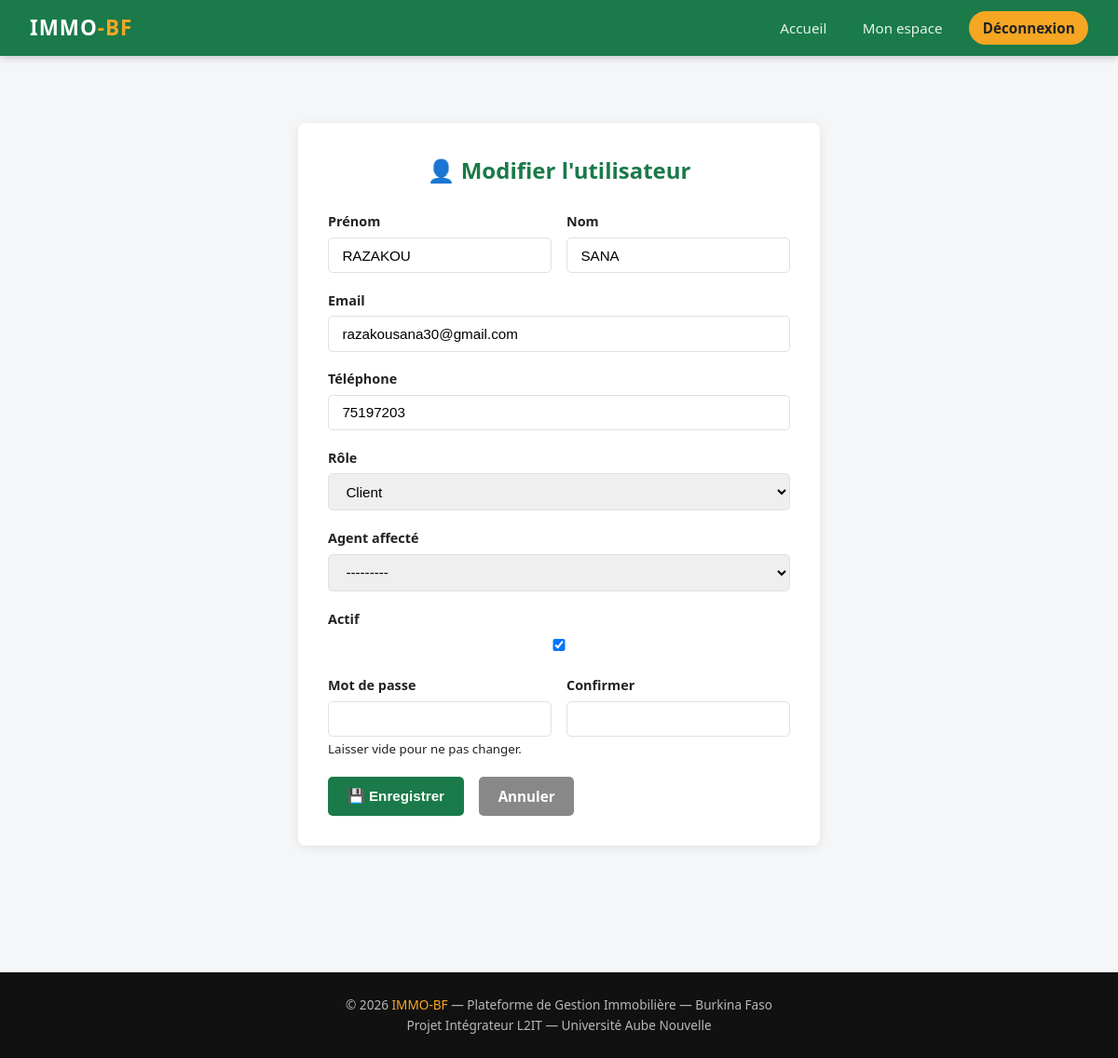
Page /manager/utilisateurs/modifier/2/ (signed in) on the committed database.
### immobilier/models.py (models this page shows, shortened)
class Utilisateur(AbstractBaseUser, PermissionsMixin):
    ROLE_CHOICES = [
        ('visiteur', 'Visiteur'),
        ('client', 'Client'),
        ('bailleur', 'Bailleur'),
        ('agent', 'Agent'),
        ('manager', 'Manager'),
    ]
    email = models.EmailField(unique=True, verbose_name="Email")
    nom = models.CharField(max_length=100, verbose_name="Nom")
    prenom = models.CharField(max_length=100, verbose_name="Prénom")
    telephone = models.CharField(max_length=20, blank=True, verbose_name="Téléphone")
    role = models.CharField(max_length=20, choices=ROLE_CHOICES, default='client', verbose_name="Rôle")
    is_active = models.BooleanField(default=True)
    is_staff = models.BooleanField(default=False)
    date_inscription = models.DateTimeField(default=timezone.now)
    agent_affecte = models.ForeignKey(
        'self', null=True, blank=True,
        on_delete=models.SET_NULL,
        related_name='clients_affectes',
        limit_choices_to={'role': 'agent'},
        verbose_name="Agent affecté"
    )
    objects = UtilisateurManager()
    USERNAME_FIELD = 'email'
    REQUIRED_FIELDS = ['nom', 'prenom']
    class Meta:
        verbose_name = "Utilisateur"
        verbose_name_plural = "Utilisateurs"

### immobilier/views.py (the view)
# urls.py: path('manager/utilisateurs/modifier/<int:pk>/', views.manager_modifier_utilisateur, name='manager_modifier_utilisateur'),
@manager_required
def manager_modifier_utilisateur(request, pk):
    user = get_object_or_404(Utilisateur, pk=pk)
    if request.method == 'POST':
        form = UtilisateurAdminForm(request.POST, instance=user)
        if form.is_valid():
            form.save()
            messages.success(request, "Utilisateur modifié.")
            return redirect('manager_utilisateurs')
    else:
        form = UtilisateurAdminForm(instance=user)
    return render(request, 'immobilier/manager/form_utilisateur.html', {
        'form': form, 'titre': 'Modifier l\'utilisateur', 'utilisateur': user
    })

### immobilier/forms.py (shortened to what this page needs)
class UtilisateurAdminForm(forms.ModelForm):
    password1 = forms.CharField(
        label="Mot de passe", widget=forms.PasswordInput(), required=False,
        help_text="Laisser vide pour ne pas changer."
    )
    password2 = forms.CharField(
        label="Confirmer", widget=forms.PasswordInput(), required=False
    )
    class Meta:
        model = Utilisateur
        fields = ['nom', 'prenom', 'email', 'telephone', 'role', 'is_active', 'agent_affecte']

### templates/immobilier/manager/form_utilisateur.html (shortened to what this page needs)
{% extends 'immobilier/base.html' %}
{% block content %}
<div class="container section">
<div class="form-card" style="max-width:560px;">
  <h2>👤 {{ titre }}</h2>
  <form method="post">
    <div class="form-row">
      <div class="form-group"><label>Prénom</label>{{ form.prenom }}</div>
      <div class="form-group"><label>Nom</label>{{ form.nom }}</div>
    </div>
    <div class="form-group"><label>Email</label>{{ form.email }}</div>
    <div class="form-group"><label>Téléphone</label>{{ form.telephone }}</div>
    <div class="form-group"><label>Rôle</label>{{ form.role }}</div>
    <div class="form-group"><label>Agent affecté</label>{{ form.agent_affecte }}</div>
    <div class="form-group"><label>Actif</label>{{ form.is_active }}</div>
    <div class="form-row">
      <div class="form-group"><label>Mot de passe</label>{{ form.password1 }}<small>{{ form.password1.help_text }}</small></div>
      <div class="form-group"><label>Confirmer</label>{{ form.password2 }}</div>
    </div>
    <div style="display:flex;gap:1rem;">
      <button type="submit" class="btn btn-vert">💾 Enregistrer</button>
      <a href="{% url 'manager_utilisateurs' %}" class="btn btn-gris">Annuler</a>
    </div>
  </form>
</div>
</div>
{% endblock %}

### static/css/style.css (style rules this page uses)
:root { --vert: #1a7a4a; --vert-clair: #25a366; --rouge: #d32f2f; --or: #f5a623; --gris-bg: #f4f6f8; --gris-bord: #dde1e7; --texte: #222; --texte-doux: #555; --blanc: #fff; --ombre: 0 2px 12px rgba(0,0,0,.08); --radius: 8px; }
* { box-sizing: border-box; margin: 0; padding: 0; }
body { font-family: 'Segoe UI', Arial, sans-serif; background: var(--gris-bg); color: var(--texte); line-height: 1.6; }
a { color: var(--vert); text-decoration: none; }
.btn { display: inline-block; padding: .55rem 1.3rem; border-radius: 5px; border: none; cursor: pointer; font-size: .95rem; font-weight: 600; transition: opacity .2s, transform .1s; }
.btn-vert { background: var(--vert); color: var(--blanc); }
.btn-gris { background: #888; color: var(--blanc); }
.container { max-width: 1100px; margin: 0 auto; padding: 0 1.2rem; }
.section { padding: 2.5rem 0; }
.form-card { background: var(--blanc); border-radius: var(--radius); padding: 2rem; box-shadow: var(--ombre); max-width: 520px; margin: 2rem auto; }
.form-card h2 { margin-bottom: 1.5rem; color: var(--vert); text-align: center; }
.form-group { margin-bottom: 1.1rem; }
.form-group label { display: block; font-weight: 600; margin-bottom: .35rem; font-size: .9rem; }
.form-group input, .form-group select, .form-group textarea { width: 100%; padding: .6rem .9rem; border: 1px solid var(--gris-bord); border-radius: 5px; font-size: .95rem; transition: border-color .2s; }
.form-row { display: grid; grid-template-columns: 1fr 1fr; gap: 1rem; }

### rows in the picture
Utilisateur: prenom "RAZAKOU", nom "SANA", email "razakousana30@gmail.com", telephone "75197203", role "Client", agent_affecte "---------", is_active "☑"

### other values in the picture
{{ titre }} "Modifier l'utilisateur"
